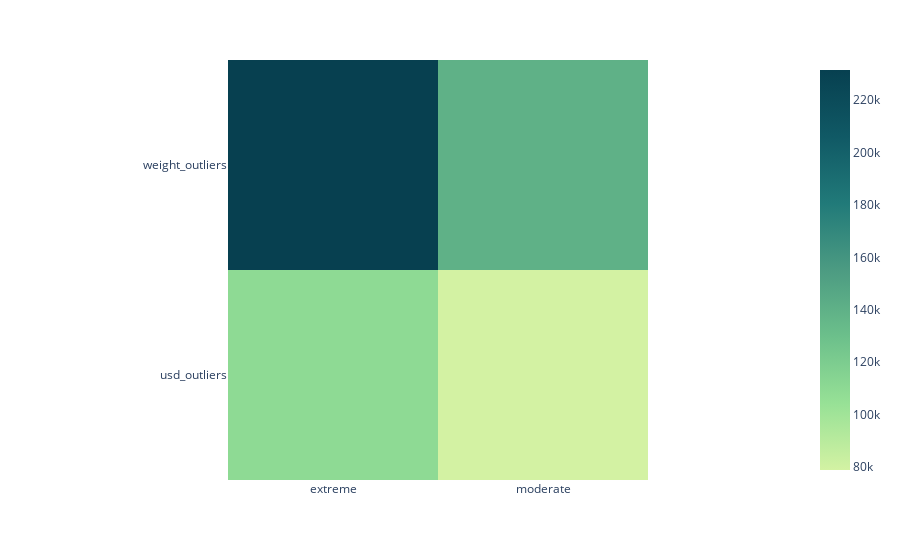

Notebook code cell kept with this figure:
### Code cell
fig = px.imshow(
    count_outliers.iloc[:, -2:],
    color_continuous_scale="Emrld"
)
fig.show()

### Figure 1 — Plotly figure (JSON) as saved in the notebook; plotly's stock layout.template omitted (floating-point values rounded to 4 significant figures)
{"data": [{"coloraxis": "coloraxis", "hovertemplate": "x: %{x}<br>y: %{y}<br>color: %{z}<extra></extra>", "name": "0", "type": "heatmap", "x": ["extreme", "moderate"], "xaxis": "x", "y": ["weight_outliers", "usd_outliers"], "yaxis": "y", "z": [[231515, 140002], [109777, 78839]]}], "layout": {"coloraxis": {"colorscale": [[0, "rgb(211, 242, 163)"], [0.1667, "rgb(151, 225, 150)"], [0.3333, "rgb(108, 192, 139)"], [0.5, "rgb(76, 155, 130)"], [0.6667, "rgb(33, 122, 121)"], [0.8333, "rgb(16, 89, 101)"], [1, "rgb(7, 64, 80)"]]}, "margin": {"t": 60}, "xaxis": {"anchor": "y", "constrain": "domain", "domain": [0, 1], "scaleanchor": "y"}, "yaxis": {"anchor": "x", "autorange": "reversed", "constrain": "domain", "domain": [0, 1]}}}
